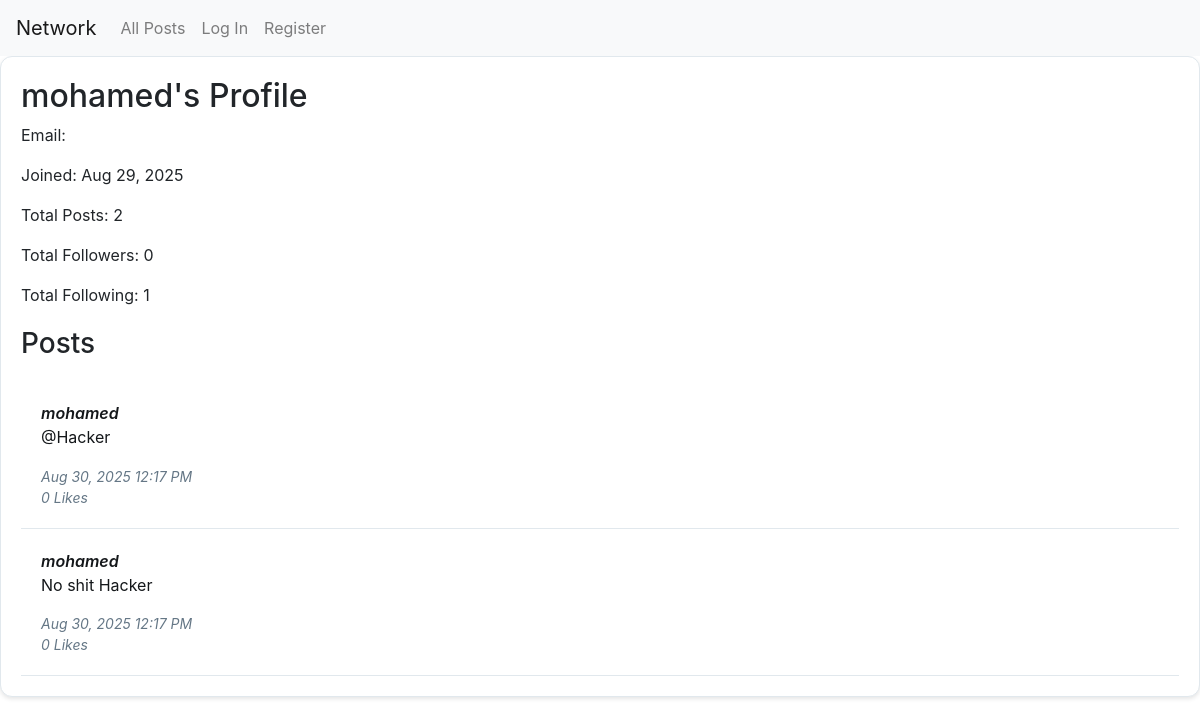
The app's page /mohamed, older data.
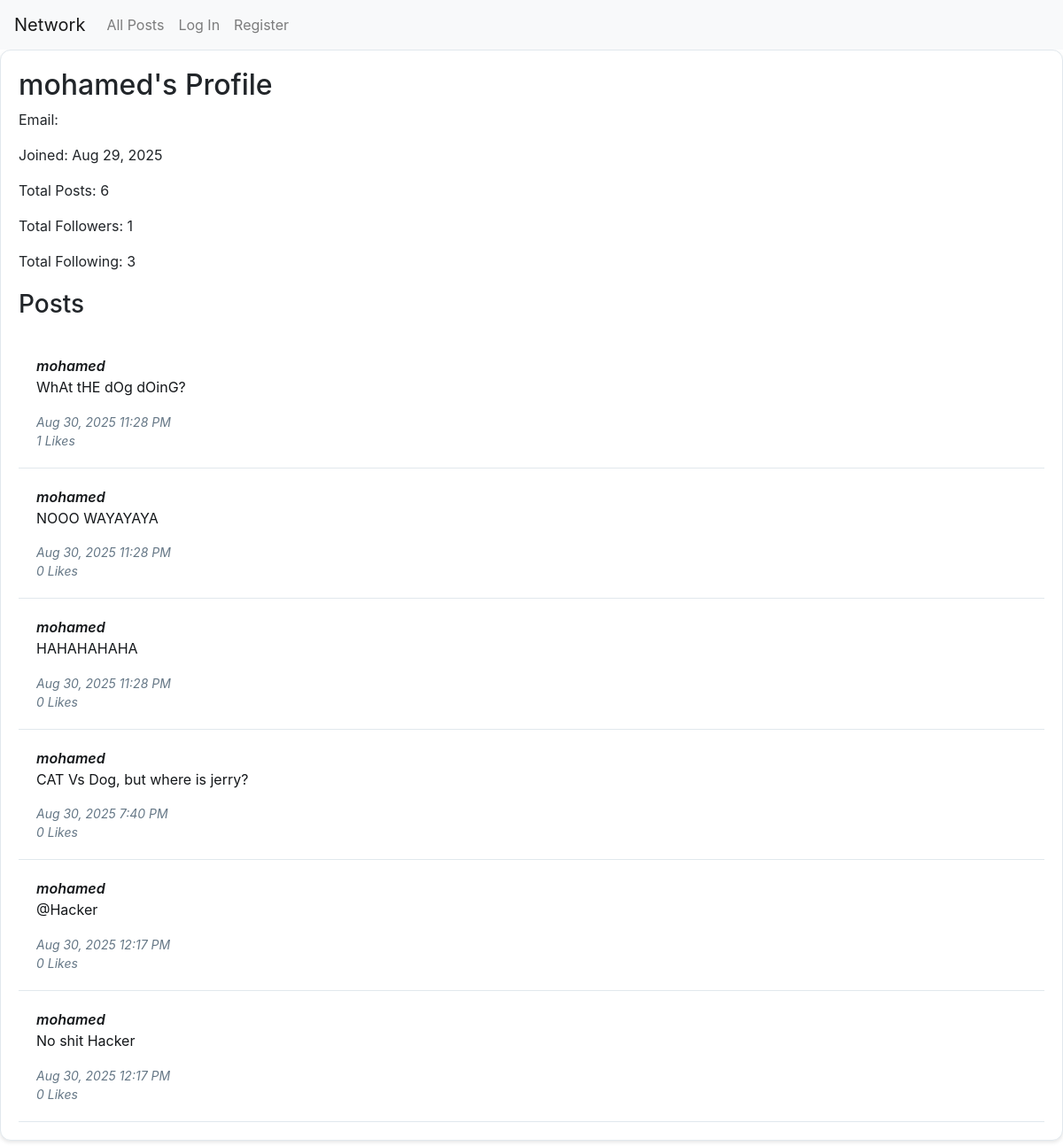
The same page, newer data.
### network/models.py (models this page shows, shortened)
class User(AbstractUser):
    followers = models.ManyToManyField("self", symmetrical=False, related_name="following_users", blank=True)
    following = models.ManyToManyField("self", symmetrical=False, related_name="followers_users", blank=True)

class Post(models.Model):
    author = models.ForeignKey(User, on_delete=models.CASCADE, related_name="posts")
    content = models.TextField()
    created_at = models.DateTimeField(auto_now_add=True)
    updated_at = models.DateTimeField(auto_now=True)
    likes = models.ManyToManyField(User, related_name="liked_posts", blank=True, default=None)

### network/views.py (the view)
# urls.py: path("<str:username>", views.profile, name="profile"),
def profile(request, username):
    user = get_object_or_404(User, username=username)
    user_posts = user.posts.all().order_by("-created_at")
    paginator = Paginator(user_posts, 10)  # Show 10 posts per page
    page_number = request.GET.get("page")
    page_obj = paginator.get_page(page_number)
    return render(request, "network/profile.html", {
        "profile_user": user,
        "user_posts": user_posts,
        "page_obj": page_obj,
        "is_paginated": page_obj.has_other_pages(),
        "paginator": paginator,
    })

### network/templates/network/profile.html (shortened to what this page needs)
{% extends "network/layout.html" %}
 {% block body %}
<div class="profile-container">
  <h2>{{ profile_user.username }}'s Profile</h2>
  <div class="user-info">
    <p>Email: {{ profile_user.email }}</p>
    <p>Joined: {{ profile_user.date_joined|date:"M d, Y" }}</p>
    <p>Total Posts: {{ profile_user.posts.count }}</p>
    <p>Total Followers: {{ profile_user.followers.count }}</p>
    <p>Total Following: {{ profile_user.following.count }}</p>
  </div>
  <h3>Posts</h3>
  <div class="user-posts">
    {% if user_posts %}
    <ul class="posts-list">
      {% for post in user_posts %}
      <li class="post-item">
        <div class="post-author">{{ post.author.username }}</div>
        <div class="post-content">{{ post.content }}</div>
        <div class="post-timestamp">
          {{ post.created_at|date:"M d, Y g:i A" }}
        </div>
        <div class="post-likes">{{ post.likes.count }} Likes</div>
      </li>
      {% endfor %}
    </ul>
    {% else %}
    <p>No posts available.</p>
    {% endif %}
  </div>
</div>
{% endblock %}

Row changes from the older to the newer data that the page shows:
computed for User "mohamed": posts.count "2" → "6"; followers.count "0" → "1"; following.count "1" → "3"
added Post: author.username "mohamed", content "WhAt tHE dOg dOinG?", created_at "Aug 30, 2025 11:28 PM", likes.count "1"
added Post: author.username "mohamed", content "NOOO WAYAYAYA", created_at "Aug 30, 2025 11:28 PM", likes.count "0"
added Post: author.username "mohamed", content "HAHAHAHAHA", created_at "Aug 30, 2025 11:28 PM", likes.count "0"
added Post: author.username "mohamed", content "CAT Vs Dog, but where is jerry?", created_at "Aug 30, 2025 7:40 PM", likes.count "0"
